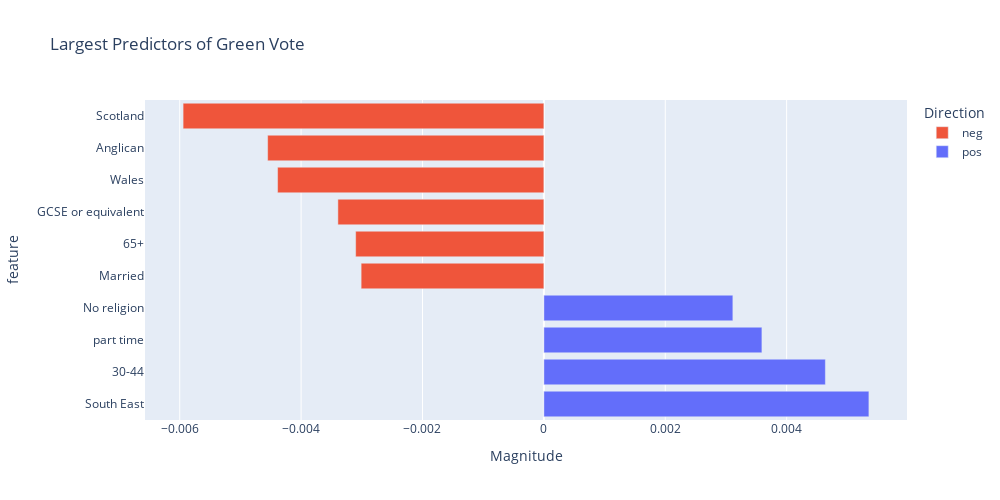

The notebook cell saved with this chart:
### Code cell
fig = px.bar(green_top_df, x="coef", y="feature",color="dir", title="Largest Predictors of Green Vote", color_discrete_map=color_discrete_map,
            labels=dict(coef="Magnitude", dir="Direction"))
fig.update_layout(yaxis = {"categoryorder":"total descending"},
                 width=1000, 
                 height=500)

### Figure 1 — Plotly figure (JSON) as saved in the notebook; plotly's stock layout.template omitted (floating-point values rounded to 4 significant figures)
{"data": [{"alignmentgroup": "True", "hovertemplate": "Direction=neg<br>Magnitude=%{x}<br>feature=%{y}<extra></extra>", "legendgroup": "neg", "marker": {"color": "#EF553B", "pattern": {"shape": ""}}, "name": "neg", "offsetgroup": "neg", "orientation": "h", "showlegend": true, "textposition": "auto", "type": "bar", "x": [-0.005944, -0.004551, -0.004388, -0.003394, -0.003101, -0.003011], "xaxis": "x", "y": ["Scotland", "Anglican", "Wales", "GCSE or equivalent", "65+", "Married"], "yaxis": "y"}, {"alignmentgroup": "True", "hovertemplate": "Direction=pos<br>Magnitude=%{x}<br>feature=%{y}<extra></extra>", "legendgroup": "pos", "marker": {"color": "#636EFA", "pattern": {"shape": ""}}, "name": "pos", "offsetgroup": "pos", "orientation": "h", "showlegend": true, "textposition": "auto", "type": "bar", "x": [0.005355, 0.004638, 0.003593, 0.003114], "xaxis": "x", "y": ["South East", "30-44", "part time", "No religion"], "yaxis": "y"}], "layout": {"barmode": "relative", "height": 500, "legend": {"title": {"text": "Direction"}, "tracegroupgap": 0}, "title": {"text": "Largest Predictors of Green Vote"}, "width": 1000, "xaxis": {"anchor": "y", "autorange": true, "domain": [0, 1], "range": [-0.006572, 0.005983], "title": {"text": "Magnitude"}, "type": "linear"}, "yaxis": {"anchor": "x", "autorange": true, "categoryorder": "total descending", "domain": [0, 1], "range": [-0.5, 9.5], "title": {"text": "feature"}, "type": "category"}}}
